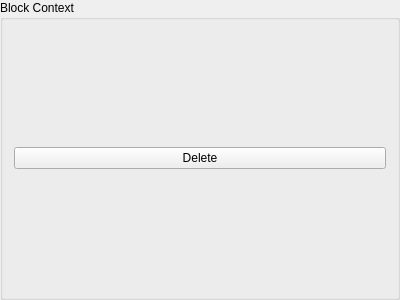
<?xml version="1.0" encoding="UTF-8"?>
<ui version="4.0">
 <class>wally::qtfront::question_view_sub::BlockContextMimic</class>
 <widget class="QGroupBox" name="wally::qtfront::question_view_sub::BlockContextMimic">
  <property name="geometry">
   <rect>
    <x>0</x>
    <y>0</y>
    <width>400</width>
    <height>300</height>
   </rect>
  </property>
  <property name="windowTitle">
   <string>GroupBox</string>
  </property>
  <property name="title">
   <string>Block Context</string>
  </property>
  <layout class="QVBoxLayout" name="verticalLayout">
   <item>
    <widget class="QPushButton" name="btn_del">
     <property name="text">
      <string>Delete</string>
     </property>
    </widget>
   </item>
  </layout>
 </widget>
 <resources/>
 <connections/>
</ui>
